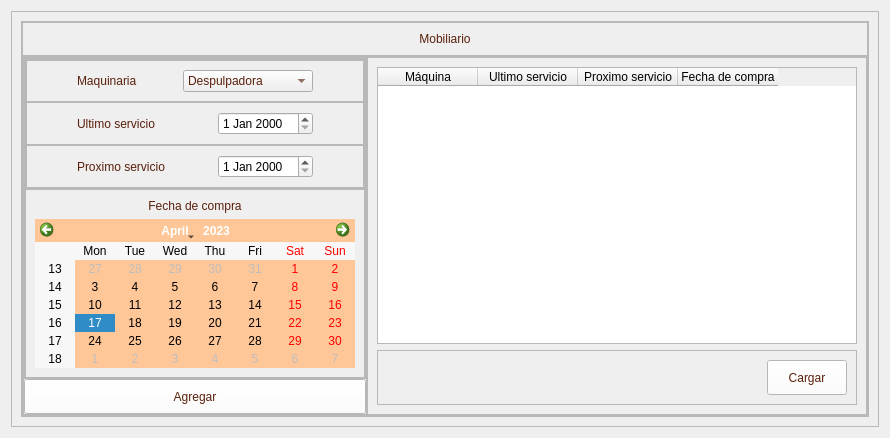
         <widget class="QWidget" name="page_mobiliario">
          <layout class="QVBoxLayout" name="verticalLayout_40">
           <item>
            <widget class="QFrame" name="frame_112">
             <property name="frameShape">
              <enum>QFrame::StyledPanel</enum>
             </property>
             <property name="frameShadow">
              <enum>QFrame::Raised</enum>
             </property>
             <layout class="QVBoxLayout" name="verticalLayout_63">
              <item>
               <widget class="QFrame" name="frame_159">
                <property name="frameShape">
                 <enum>QFrame::StyledPanel</enum>
                </property>
                <property name="frameShadow">
                 <enum>QFrame::Raised</enum>
                </property>
                <layout class="QVBoxLayout" name="verticalLayout_65">
                 <property name="spacing">
                  <number>0</number>
                 </property>
                 <property name="leftMargin">
                  <number>0</number>
                 </property>
                 <property name="topMargin">
                  <number>0</number>
                 </property>
                 <property name="rightMargin">
                  <number>0</number>
                 </property>
                 <property name="bottomMargin">
                  <number>0</number>
                 </property>
                 <item>
                  <widget class="QFrame" name="frame_162">
                   <property name="maximumSize">
                    <size>
                     <width>16777215</width>
                     <height>50</height>
                    </size>
                   </property>
                   <property name="frameShape">
                    <enum>QFrame::StyledPanel</enum>
                   </property>
                   <property name="frameShadow">
                    <enum>QFrame::Raised</enum>
                   </property>
                   <layout class="QVBoxLayout" name="verticalLayout_66">
                    <item>
                     <widget class="QLabel" name="label_89">
                      <property name="minimumSize">
                       <size>
                        <width>0</width>
                        <height>0</height>
                       </size>
                      </property>
                      <property name="maximumSize">
                       <size>
                        <width>16777215</width>
                        <height>16777215</height>
                       </size>
                      </property>
                      <property name="styleSheet">
                       <string notr="true">color: rgb(89, 31, 11);
font: 75 12pt &quot;Open Sans Semibold&quot;</string>
                      </property>
                      <property name="text">
                       <string>Mobiliario</string>
                      </property>
                      <property name="alignment">
                       <set>Qt::AlignCenter</set>
                      </property>
                     </widget>
                    </item>
                   </layout>
                  </widget>
                 </item>
                 <item>
                  <widget class="QFrame" name="frame_163">
                   <property name="frameShape">
                    <enum>QFrame::StyledPanel</enum>
                   </property>
                   <property name="frameShadow">
                    <enum>QFrame::Raised</enum>
                   </property>
                   <layout class="QHBoxLayout" name="horizontalLayout_65">
                    <property name="spacing">
                     <number>0</number>
                    </property>
                    <property name="leftMargin">
                     <number>0</number>
                    </property>
                    <property name="topMargin">
                     <number>0</number>
                    </property>
                    <property name="rightMargin">
                     <number>0</number>
                    </property>
                    <property name="bottomMargin">
                     <number>0</number>
                    </property>
                    <item>
                     <widget class="QFrame" name="frame_166">
                      <property name="maximumSize">
                       <size>
                        <width>500</width>
                        <height>16777215</height>
                       </size>
                      </property>
                      <property name="frameShape">
                       <enum>QFrame::StyledPanel</enum>
                      </property>
                      <property name="frameShadow">
                       <enum>QFrame::Raised</enum>
                      </property>
                      <layout class="QVBoxLayout" name="verticalLayout_75" stretch="0,0,0">
                       <property name="spacing">
                        <number>0</number>
                       </property>
                       <property name="leftMargin">
                        <number>0</number>
                       </property>
                       <property name="topMargin">
                        <number>0</number>
                       </property>
                       <property name="rightMargin">
                        <number>0</number>
                       </property>
                       <property name="bottomMargin">
                        <number>0</number>
                       </property>
                       <item>
                        <widget class="QFrame" name="frame_menu_6">
                         <property name="frameShape">
                          <enum>QFrame::StyledPanel</enum>
                         </property>
                         <property name="frameShadow">
                          <enum>QFrame::Raised</enum>
                         </property>
                         <layout class="QVBoxLayout" name="verticalLayout_76">
                          <property name="spacing">
                           <number>0</number>
                          </property>
                          <property name="leftMargin">
                           <number>0</number>
                          </property>
                          <property name="topMargin">
                           <number>0</number>
                          </property>
                          <property name="rightMargin">
                           <number>0</number>
                          </property>
                          <property name="bottomMargin">
                           <number>0</number>
                          </property>
                          <item>
                           <widget class="QFrame" name="frame_114">
                            <property name="frameShape">
                             <enum>QFrame::StyledPanel</enum>
                            </property>
                            <property name="frameShadow">
                             <enum>QFrame::Raised</enum>
                            </property>
                            <layout class="QVBoxLayout" name="verticalLayout_41">
                             <property name="spacing">
                              <number>0</number>
                             </property>
                             <property name="leftMargin">
                              <number>0</number>
                             </property>
                             <property name="topMargin">
                              <number>0</number>
                             </property>
                             <property name="rightMargin">
                              <number>0</number>
                             </property>
                             <property name="bottomMargin">
                              <number>0</number>
                             </property>
                             <item>
                              <widget class="QFrame" name="frame_115">
                               <property name="frameShape">
                                <enum>QFrame::StyledPanel</enum>
                               </property>
                               <property name="frameShadow">
                                <enum>QFrame::Raised</enum>
                               </property>
                               <layout class="QHBoxLayout" name="horizontalLayout_90">
                                <property name="leftMargin">
                                 <number>50</number>
                                </property>
                                <property name="rightMargin">
                                 <number>50</number>
                                </property>
                                <item>
                                 <widget class="QLabel" name="label_43">
                                  <property name="styleSheet">
                                   <string notr="true">color: rgb(89, 31, 11);
font: 75 10pt &quot;Open Sans Semibold&quot;</string>
                                  </property>
                                  <property name="text">
                                   <string>Maquinaria</string>
                                  </property>
                                 </widget>
                                </item>
                                <item>
                                 <spacer name="horizontalSpacer_20">
                                  <property name="orientation">
                                   <enum>Qt::Horizontal</enum>
                                  </property>
                                  <property name="sizeHint" stdset="0">
                                   <size>
                                    <width>40</width>
                                    <height>20</height>
                                   </size>
                                  </property>
                                 </spacer>
                                </item>
                                <item>
                                 <widget class="QComboBox" name="ag_maquina">
                                  <property name="styleSheet">
                                   <string notr="true">color: rgb(89, 31, 11);
font: 75 10pt &quot;Open Sans Semibold&quot;</string>
                                  </property>
                                  <item>
                                   <property name="text">
                                    <string>Despulpadora</string>
                                   </property>
                                  </item>
                                  <item>
                                   <property name="text">
                                    <string>Tostador Industrial</string>
                                   </property>
                                  </item>
                                  <item>
                                   <property name="text">
                                    <string>Moledora</string>
                                   </property>
                                  </item>
                                  <item>
                                   <property name="text">
                                    <string>Sellado</string>
                                   </property>
                                  </item>
                                  <item>
                                   <property name="text">
                                    <string>Tria</string>
                                   </property>
                                  </item>
                                  <item>
                                   <property name="text">
                                    <string>Váscula</string>
                                   </property>
                                  </item>
                                  <item>
                                   <property name="text">
                                    <string>Pesa</string>
                                   </property>
                                  </item>
                                 </widget>
                                </item>
                               </layout>
                              </widget>
                             </item>
                             <item>
                              <widget class="QFrame" name="frame_116">
                               <property name="frameShape">
                                <enum>QFrame::StyledPanel</enum>
                               </property>
                               <property name="frameShadow">
                                <enum>QFrame::Raised</enum>
                               </property>
                               <layout class="QHBoxLayout" name="horizontalLayout_67">
                                <property name="leftMargin">
                                 <number>50</number>
                                </property>
                                <property name="rightMargin">
                                 <number>50</number>
                                </property>
                                <item>
                                 <widget class="QLabel" name="label_42">
                                  <property name="styleSheet">
                                   <string notr="true">color: rgb(89, 31, 11);
font: 75 10pt &quot;Open Sans Semibold&quot;</string>
                                  </property>
                                  <property name="text">
                                   <string>Ultimo servicio</string>
                                  </property>
                                 </widget>
                                </item>
                                <item>
                                 <spacer name="horizontalSpacer_27">
                                  <property name="orientation">
                                   <enum>Qt::Horizontal</enum>
                                  </property>
                                  <property name="sizeHint" stdset="0">
                                   <size>
                                    <width>40</width>
                                    <height>20</height>
                                   </size>
                                  </property>
                                 </spacer>
                                </item>
                                <item>
                                 <widget class="QDateEdit" name="ultserv"/>
                                </item>
                               </layout>
                              </widget>
                             </item>
                             <item>
                              <widget class="QFrame" name="frame_117">
                               <property name="frameShape">
                                <enum>QFrame::StyledPanel</enum>
                               </property>
                               <property name="frameShadow">
                                <enum>QFrame::Raised</enum>
                               </property>
                               <layout class="QHBoxLayout" name="horizontalLayout_66">
                                <property name="leftMargin">
                                 <number>50</number>
                                </property>
                                <property name="rightMargin">
                                 <number>50</number>
                                </property>
                                <item>
                                 <widget class="QLabel" name="label_44">
                                  <property name="styleSheet">
                                   <string notr="true">color: rgb(89, 31, 11);
font: 75 10pt &quot;Open Sans Semibold&quot;</string>
                                  </property>
                                  <property name="text">
                                   <string>Proximo servicio</string>
                                  </property>
                                 </widget>
                                </item>
                                <item>
                                 <spacer name="horizontalSpacer_34">
                                  <property name="orientation">
                                   <enum>Qt::Horizontal</enum>
                                  </property>
                                  <property name="sizeHint" stdset="0">
                                   <size>
                                    <width>40</width>
                                    <height>20</height>
                                   </size>
                                  </property>
                                 </spacer>
                                </item>
                                <item>
                                 <widget class="QDateEdit" name="proxser"/>
                                </item>
                               </layout>
                              </widget>
                             </item>
                            </layout>
                           </widget>
                          </item>
                          <item>
                           <widget class="QFrame" name="frame_113">
                            <property name="minimumSize">
                             <size>
                              <width>0</width>
                              <height>150</height>
                             </size>
                            </property>
                            <property name="maximumSize">
                             <size>
                              <width>16777215</width>
                              <height>350</height>
                             </size>
                            </property>
                            <property name="frameShape">
                             <enum>QFrame::StyledPanel</enum>
                            </property>
                            <property name="frameShadow">
                             <enum>QFrame::Raised</enum>
                            </property>
                            <layout class="QVBoxLayout" name="verticalLayout_42">
                             <item>
                              <widget class="QLabel" name="label_90">
                               <property name="styleSheet">
                                <string notr="true">color: rgb(89, 31, 11);
font: 75 12pt &quot;Open Sans Semibold&quot;</string>
                               </property>
                               <property name="text">
                                <string>Fecha de compra</string>
                               </property>
                               <property name="alignment">
                                <set>Qt::AlignCenter</set>
                               </property>
                              </widget>
                             </item>
                             <item>
                              <widget class="QCalendarWidget" name="calendar">
                               <property name="styleSheet">
                                <string notr="true">background-color: rgb(255, 198, 151);</string>
                               </property>
                               <property name="selectedDate">
                                <date>
                                 <year>2023</year>
                                 <month>4</month>
                                 <day>17</day>
                                </date>
                               </property>
                              </widget>
                             </item>
                            </layout>
                           </widget>
                          </item>
                         </layout>
                        </widget>
                       </item>
                       <item>
                        <widget class="QFrame" name="frame_167">
                         <property name="frameShape">
                          <enum>QFrame::StyledPanel</enum>
                         </property>
                         <property name="frameShadow">
                          <enum>QFrame::Raised</enum>
                         </property>
                        </widget>
                       </item>
                       <item>
                        <widget class="QPushButton" name="agregarmobiliario">
                         <property name="minimumSize">
                          <size>
                           <width>0</width>
                           <height>35</height>
                          </size>
                         </property>
                         <property name="styleSheet">
                          <string notr="true">QFrame{
background-color: rgb(51, 157, 255);
}

QPushButton{
color: rgb(89, 31, 11);
background-color: rgb(255, 255, 255);
font: 75 9pt &quot;Open Sans Semibold&quot;
}

QPushButton:hover{
color: rgb(255, 255, 255);
background-color: rgb(209, 172, 127);
font: 75 9pt  &quot;Open Sans Semibold&quot;
}
</string>
                         </property>
                         <property name="text">
                          <string>Agregar</string>
                         </property>
                        </widget>
                       </item>
                      </layout>
                     </widget>
                    </item>
                    <item>
                     <widget class="QFrame" name="frame_164">
                      <property name="minimumSize">
                       <size>
                        <width>500</width>
                        <height>0</height>
                       </size>
                      </property>
                      <property name="maximumSize">
                       <size>
                        <width>500</width>
                        <height>16777215</height>
                       </size>
                      </property>
                      <property name="frameShape">
                       <enum>QFrame::StyledPanel</enum>
                      </property>
                      <property name="frameShadow">
                       <enum>QFrame::Raised</enum>
                      </property>
                      <layout class="QVBoxLayout" name="verticalLayout_67">
                       <item>
                        <widget class="QTableWidget" name="tableWidget_6">
                         <column>
                          <property name="text">
                           <string>Máquina</string>
                          </property>
                         </column>
                         <column>
                          <property name="text">
                           <string>Ultimo servicio</string>
                          </property>
                         </column>
                         <column>
                          <property name="text">
                           <string>Proximo servicio</string>
                          </property>
                         </column>
                         <column>
                          <property name="text">
                           <string>Fecha de compra</string>
                          </property>
                         </column>
                        </widget>
                       </item>
                       <item>
                        <widget class="QFrame" name="frame_165">
                         <property name="minimumSize">
                          <size>
                           <width>0</width>
                           <height>50</height>
                          </size>
                         </property>
                         <property name="frameShape">
                          <enum>QFrame::StyledPanel</enum>
                         </property>
                         <property name="frameShadow">
                          <enum>QFrame::Raised</enum>
                         </property>
                         <layout class="QHBoxLayout" name="horizontalLayout_99">
                          <item>
                           <spacer name="horizontalSpacer_32">
                            <property name="orientation">
                             <enum>Qt::Horizontal</enum>
                            </property>
                            <property name="sizeHint" stdset="0">
                             <size>
                              <width>749</width>
                              <height>20</height>
                             </size>
                            </property>
                           </spacer>
                          </item>
                          <item>
                           <widget class="QPushButton" name="cargar_mobiliario">
                            <property name="minimumSize">
                             <size>
                              <width>0</width>
                              <height>35</height>
                             </size>
                            </property>
                            <property name="styleSheet">
                             <string notr="true">QFrame{
background-color: rgb(51, 157, 255);
}

QPushButton{
color: rgb(89, 31, 11);
background-color: rgb(255, 255, 255);
font: 75 9pt &quot;Open Sans Semibold&quot;
}

QPushButton:hover{
color: rgb(255, 255, 255);
background-color: rgb(209, 172, 127);
font: 75 9pt  &quot;Open Sans Semibold&quot;
}
</string>
                            </property>
                            <property name="text">
                             <string>Cargar</string>
                            </property>
                           </widget>
                          </item>
                         </layout>
                        </widget>
                       </item>
                      </layout>
                     </widget>
                    </item>
                   </layout>
                  </widget>
                 </item>
                </layout>
               </widget>
              </item>
             </layout>
            </widget>
           </item>
          </layout>
         </widget>
